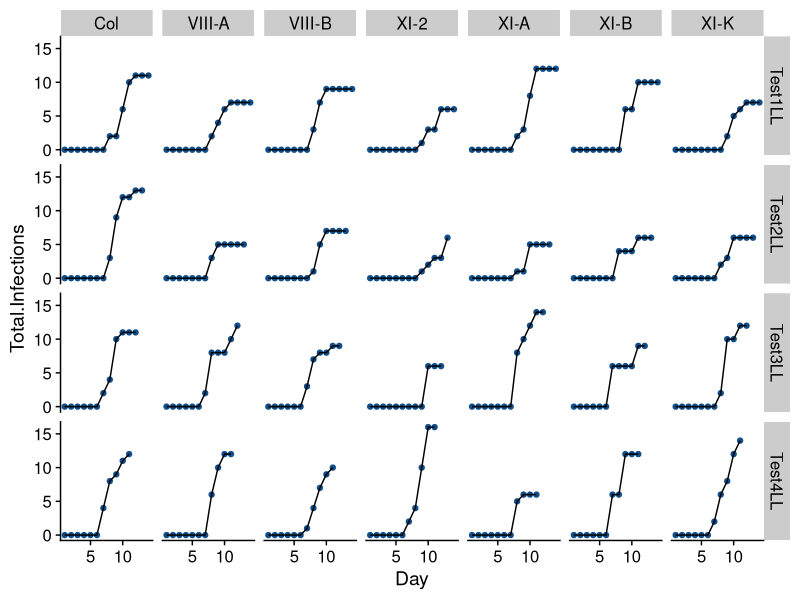
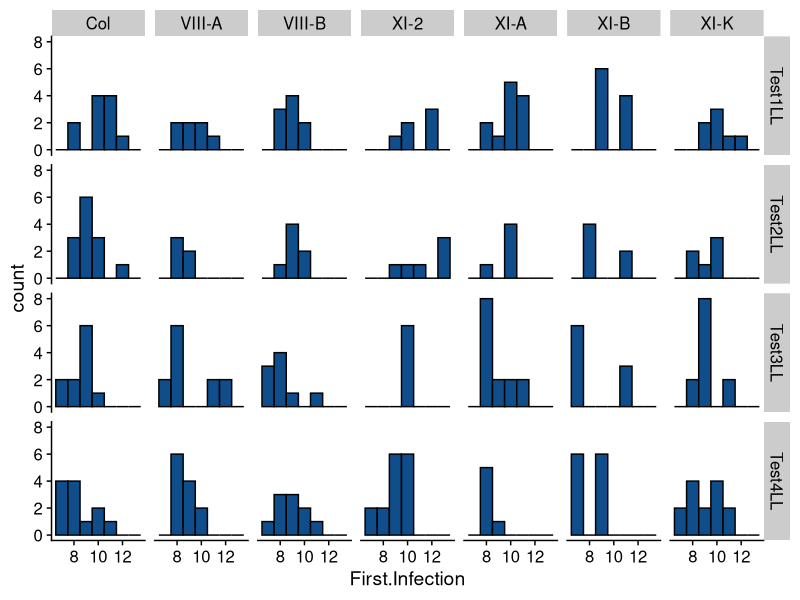

R code for these plots, in order:
## ---- chunk 1

# Clear the environment
rm(list = ls())
#gc(reset = TRUE, verbose = FALSE)

# Notebook Settings
knitr::opts_chunk$set(echo = FALSE)

# Load Libraries
library(tidyverse)
library(tufte)
library(cowplot)
library(readxl)

#ggplot2 settings
theme_set(theme_cowplot())

## ---- chunk 2

# Load data and cache a csv snapshot of the excel files

# Load cdf data
tidyplants_cdf <- read_excel("tidyplants.xlsx", sheet = "Survival_cdf.Data") %>%
  gather(3:9, key = "Ecotype", value = "Total.Infections")

# Load sample size/number of censored-uncensored data
sampleSizes_df <- read_excel("tidyplants.xlsx", sheet = "Survival.Sample.Sizes") %>%
  write_csv("tidyplants_sampleSizes.csv")

# merger dataframes and store in .csv file
tidyplants_cdf <- merge(tidyplants_cdf, sampleSizes_df, by = c("Trial.Name", "Ecotype")) %>%
  write_csv("tidyplants_cdf.csv")

# display
knitr::kable(tidyplants_cdf %>% head)

## ---- chunk 3

cdf_plots <- ggplot(data = tidyplants_cdf, aes(x = Day, y = Total.Infections)) +
  geom_point(color = "DodgerBlue4") + 
  geom_line(color = "Black") +
  facet_grid(Trial.Name ~ Ecotype)

cdf_plots

## ---- chunk 4
Sizes_df <- sampleSizes_df %>%
  gather("Ncens", "Nobs", "Ntot",
         key = Size.Type,
         value = Sample.Size)

tidyplants_pdf <- tidyplants_cdf %>%
  mutate(New.Infections = ifelse(Total.Infections == 0, 0, Total.Infections - lag(Total.Infections))) %>%
  filter(New.Infections !=0) 

y1 <- c()
y2 <- c()
y3 <- c()

for(i in 1:nrow(tidyplants_pdf)){
  y1 <- c(y1, rep(tidyplants_pdf$Trial[i], each = tidyplants_pdf$New.Infections[i]) )
  y2 <- c(y2, rep(tidyplants_pdf$Ecotype[i], each = tidyplants_pdf$New.Infections[i]) )
  y3 <- c(y3, rep(tidyplants_pdf$Day[i], each = tidyplants_pdf$New.Infections[i]) )
}

df = data.frame(Trial.Name = y1,
                Ecotype = y2,
                First.Infection = y3)

df <- df %>% mutate(Censored = 0)

# Add in censored data

y1 <- c()
y2 <- c()
y3 <- c()

for(i in 1:nrow(sampleSizes_df)){
  y1 <- c(y1, rep(sampleSizes_df$Trial.Name[i], each = sampleSizes_df$Ncens[i]))
  y2 <- c(y2, rep(sampleSizes_df$Ecotype[i], each = sampleSizes_df$Ncens[i]))
  y3 <- c(y3, rep(sampleSizes_df$ycens[i], each = sampleSizes_df$Ncens[i]))
}

censored_df = data.frame(Trial.Name = y1,
                         Ecotype = y2,
                         First.Infection = y3)

censored_df <- censored_df %>% mutate(Censored = 1)

df <- rbind(df, censored_df)

df <- merge(df, sampleSizes_df, by = c("Trial.Name", "Ecotype")) %>%
  write_csv("tidyplants.csv")

newinfections_plot <- ggplot(data = df%>%filter(Censored == 0), aes(First.Infection)) +
  geom_histogram(binwidth = 1, color = "Black", fill = "DodgerBlue4") +
  facet_grid(Trial.Name ~ Ecotype)



newinfections_plot
